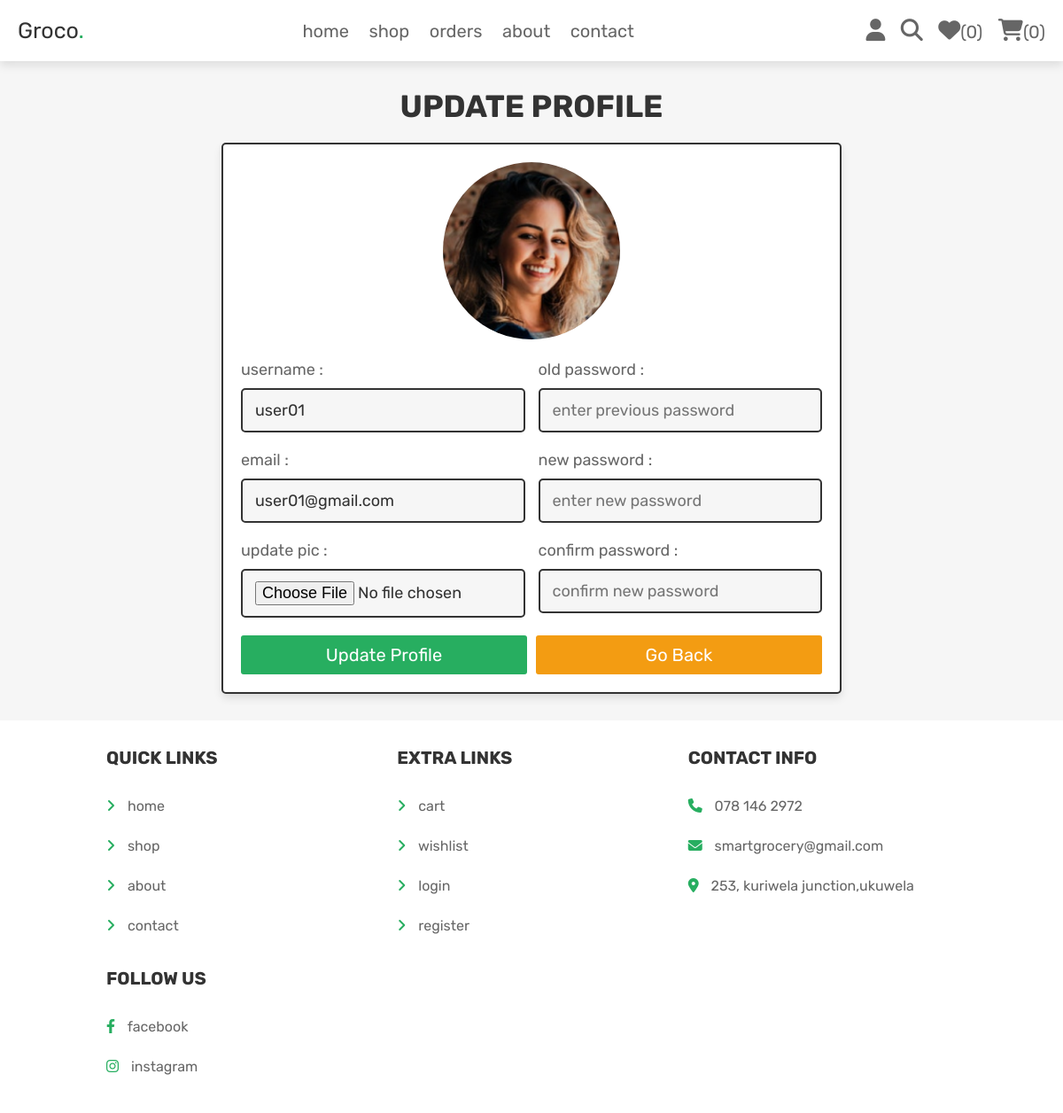
The page /user_profile_update.php (signed in) on the database its author committed.
### tables this page shows
CREATE TABLE `users` (
  `id` int(100) NOT NULL,
  `name` varchar(100) NOT NULL,
  `email` varchar(100) NOT NULL,
  `password` varchar(100) NOT NULL,
  `user_type` varchar(20) NOT NULL DEFAULT 'user',
  `image` varchar(100) NOT NULL
);

### user_profile_update.php (the view, shortened to what this page needs)
<?php
@include 'config.php';
?>
<!DOCTYPE html>
<html lang="en">
<head>
   <link rel="stylesheet" href="https://cdnjs.cloudflare.com/ajax/libs/font-awesome/6.1.1/css/all.min.css">
   <link rel="stylesheet" href="css/components.css">
</head>
<body>
<?php include 'header.php'; ?>
<section class="update-profile">
   <h1 class="title">update profile</h1>
   <form action="" method="POST" enctype="multipart/form-data">
      <img src="uploaded_img/<?= $fetch_profile['image']; ?>" alt="">
      <div class="flex">
         <div class="inputBox">
            <span>username :</span>
            <input type="text" name="name" value="<?= $fetch_profile['name']; ?>" placeholder="update username" required class="box">
            <span>email :</span>
            <input type="email" name="email" value="<?= $fetch_profile['email']; ?>" placeholder="update email" required class="box">
            <span>update pic :</span>
            <input type="file" name="image" accept="image/jpg, image/jpeg, image/png" class="box">
         </div>
         <div class="inputBox">
            <span>old password :</span>
            <input type="password" name="update_pass" placeholder="enter previous password" class="box">
            <span>new password :</span>
            <input type="password" name="new_pass" placeholder="enter new password" class="box">
            <span>confirm password :</span>
            <input type="password" name="confirm_pass" placeholder="confirm new password" class="box">
         </div>
      </div>
      <div class="flex-btn">
         <input type="submit" class="btn" value="update profile" name="update_profile">
         <a href="home.php" class="option-btn">go back</a>
      </div>
   </form>
</section>
<?php include 'footer.php'; ?>
</body>
</html>

### css/components.css (style rules this page uses)
:root { --green:#27ae60; --orange:#f39c12; --red:#e74c3c; --black:#333; --light-color:#666; --white:#fff; --light-bg:#f6f6f6; --border:.2rem solid var(--black); --box-shadow:0 .5rem 1rem rgba(0,0,0,.1); }
* { font-family: 'Rubik', sans-serif; margin:0; padding:0; box-sizing: border-box; outline: none; border:none; text-decoration: none; color:var(--black); }
body { background-color: var(--light-bg); }
html { font-size: 62.5%; overflow-x: hidden; scroll-behavior: smooth; scroll-padding-top: 6.5rem; }
section { padding:3rem 2rem; max-width: 1000px; margin:0 auto; }
.btn, .delete-btn, .option-btn { display: block; width: 100%; margin-top: 1rem; border-radius: .3rem; color:var(--white); font-size: 2rem; padding:1rem 1rem; text-transform: capitalize; cursor: pointer; text-align: center; }
.btn { background-color: var(--green); }
.option-btn { background-color: var(--orange); }
.flex-btn { display: flex; flex-wrap: wrap; gap:1rem; }
.flex-btn > * { flex:1; }
.title { text-align: center; margin-bottom: 2rem; text-transform: uppercase; color:var(--black); font-size: 3.5rem; }
.update-profile form { max-width: 70rem; margin: 0 auto; background-color: var(--white); box-shadow: var(--box-shadow); border:var(--border); border-radius: .5rem; padding:2rem; text-align: center; }
.update-profile form .flex { display: flex; gap:1.5rem; justify-content: space-between; }
.update-profile form img { height: 20rem; width: 20rem; margin-bottom: 1rem; border-radius: 50%; object-fit: cover; }
.update-profile form .inputBox { text-align: left; width: 49%; }
.update-profile form .inputBox span { display: block; padding-top: 1rem; font-size: 1.8rem; color:var(--light-color); }
.update-profile form .inputBox .box { width: 100%; padding:1.2rem 1.4rem; font-size: 1.8rem; color:var(--black); border:var(--border); border-radius: .5rem; margin:1rem 0; background-color: var(--light-bg); }

### rows shown on the page
users: image (picture), name "user01", email "user01@gmail.com"

### other values the page prints
$count_wishlist_items->rowCount() "0"
$count_cart_items->rowCount() "0"
